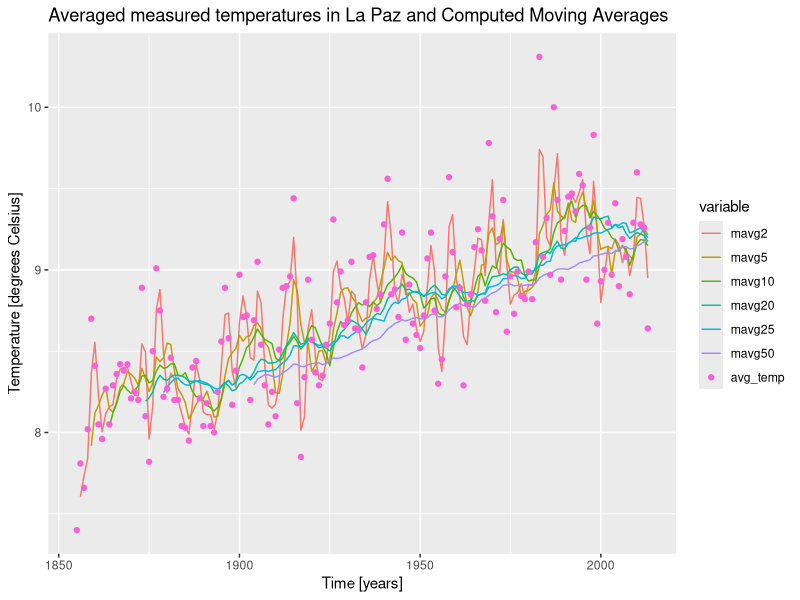
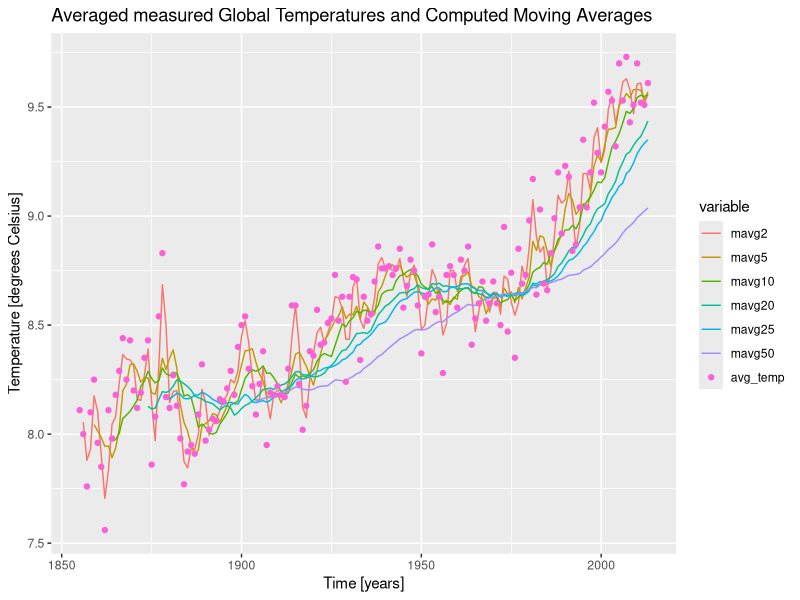
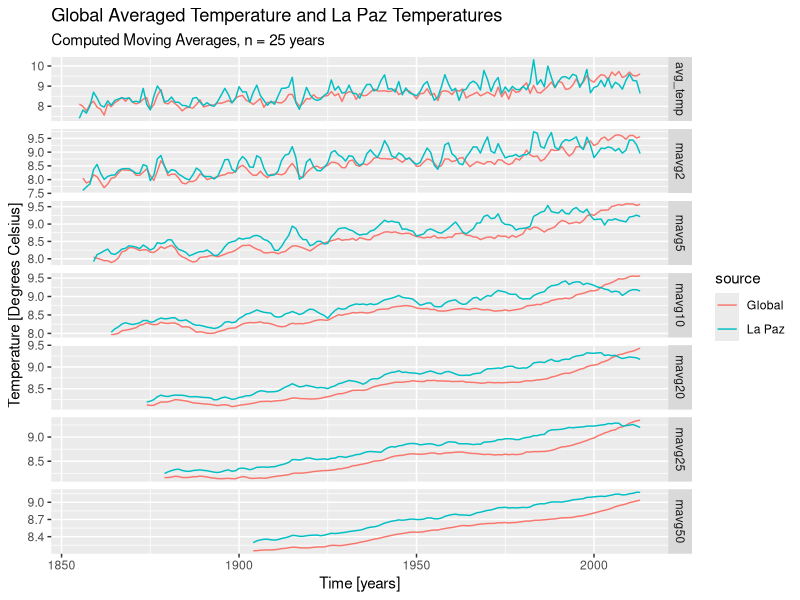
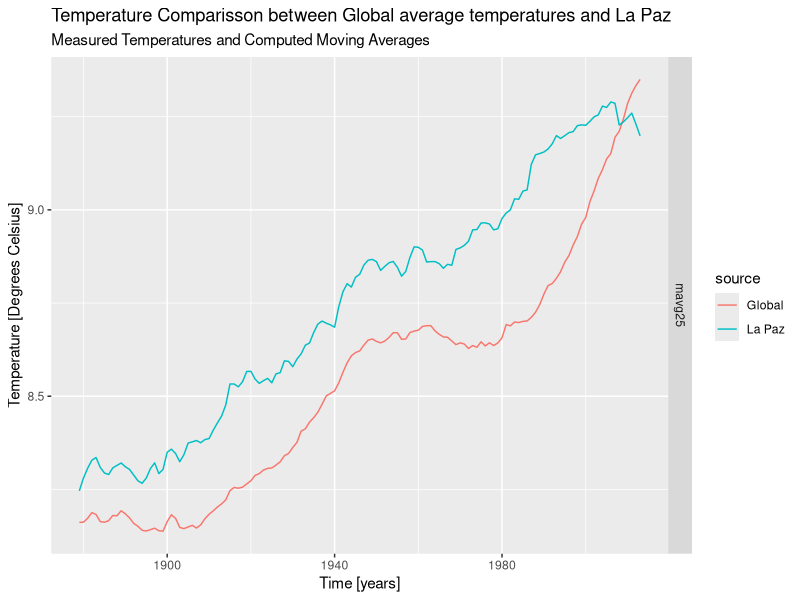
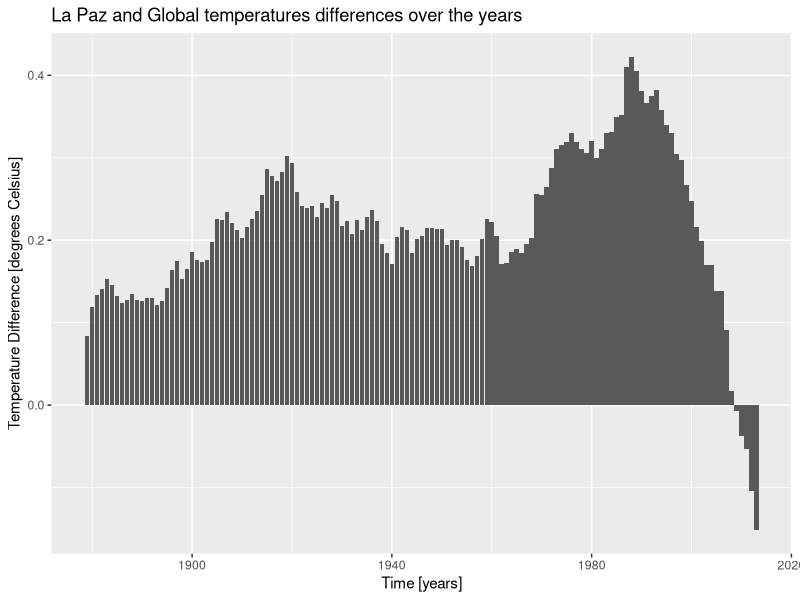
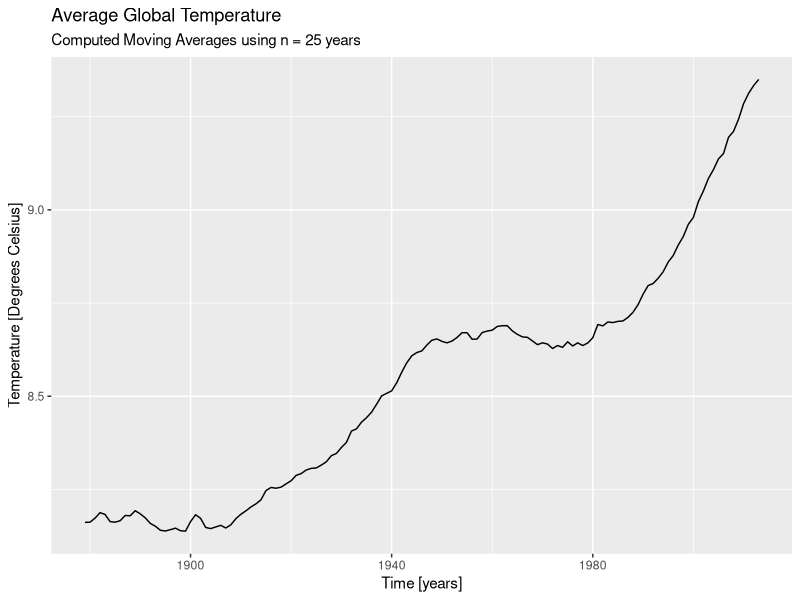

These figures' R source, in order:
## ---- chunk 1
knitr::opts_chunk$set(echo = TRUE)
## ---- chunk 2
global_data <- read.csv(file = "Global_Weather.csv", header = TRUE, sep = ",")

lapaz_data <- read.csv(file = "LaPaz_Weather.csv", header = TRUE, sep = ",")
## ---- chunk 3
#table sizes

dim(global_data)

dim(lapaz_data)

#table details

str(global_data)

str(lapaz_data)
## ---- chunk 4
#compute the moving average for a number of time ranges

n <- c(2, 5, 10, 20, 25, 50)

#moving averages for La Paz city

for (i in 1:length(n)){
  column_name <- paste("mavg", n[i], sep = "")
  new_data <- rep(0, nrow(lapaz_data))
  for (j in 1:(nrow(lapaz_data)-n[i]+1)){
    new_data[j+n[i]-1] <- sum(lapaz_data$avg_temp[j:(j+n[i]-1)])/n[i]
  }
  lapaz_data[ , ncol(lapaz_data) + 1] <- new_data
  colnames(lapaz_data)[ncol(lapaz_data)] <- column_name
}


#moving average for global data

for (i in 1:length(n)){
  column_name <- paste("mavg", n[i], sep = "")
  new_data <- rep(0, nrow(global_data))
  for (j in 1:(nrow(global_data)-n[i]+1)){
    new_data[j+n[i]-1] <- sum(global_data$avg_temp[j:(j+n[i]-1)])/n[i]
  }
  global_data[ , ncol(global_data) + 1] <- new_data
  colnames(global_data)[ncol(global_data)] <- column_name
}
## ---- chunk 5
head(lapaz_data)

head(global_data)
## ---- chunk 6
#a new dataframe is created, with the following  columns: year, source, 
#variable, value

library(reshape2)

lapaz_computeddata <- melt(lapaz_data, id = c("year", 
                                              "city", 
                                              "country"))

#rename the column names
names(lapaz_computeddata) <- c("year", 
                               "source", 
                               "country", 
                               "variable", 
                               "value")

#drop the column "country" because is no longer necessary

lapaz_computeddata <- subset(lapaz_computeddata, select = c("year", 
                                                            "source",
                                                            "variable", 
                                                            "value"))

#we do the same for the global dataframe

global_computeddata <- melt(global_data, id = c("year"))

#add the column "source

global_computeddata$source <- "Global"

#reorder the DataFrame 

global_computeddata <- global_computeddata[ , c(1, 4, 2, 3)]

#bind both dataframes

alldata <- rbind(lapaz_computeddata, global_computeddata)
## ---- chunk 7
library(ggplot2)
library(dplyr)
## ---- chunk 8
lapaz_avg_temp <- lapaz_computeddata %>% 
  filter(variable == "avg_temp", value > 0)

lapaz_computeddata %>% 
  filter(variable != "avg_temp", value > 0) %>% 
  ggplot (aes(x = year, y = value, color = variable)) + 
  geom_line() +
  geom_point(data = lapaz_avg_temp, aes(x = year, y = value)) +
  ggtitle("Averaged measured temperatures in La Paz and Computed Moving Averages") +
  xlab("Time [years]") +
  ylab("Temperature [degrees Celsius]")
## ---- chunk 9
global_avg_temp <- global_computeddata %>% 
  filter(variable == "avg_temp", value > 0)

global_computeddata %>% filter(variable != "avg_temp", value > 0) %>%
  ggplot(aes(x = year, y = value, color = variable)) +
  geom_line() +
  geom_point(data = global_avg_temp, aes(x = year, y = value)) +
  ggtitle("Averaged measured Global Temperatures and Computed Moving Averages") +
  xlab("Time [years]") + 
  ylab("Temperature [degrees Celsius]")
## ---- chunk 10
alldata %>% 
  filter(value > 0) %>%
  ggplot( aes(x = year, y =value, color = source)) +
  geom_line() + 
  facet_grid(variable~., scales = "free") +
  ggtitle("Global Averaged Temperature and La Paz Temperatures", 
          subtitle = "Computed Moving Averages, n = 25 years") +
  xlab("Time [years]") + 
  ylab("Temperature [Degrees Celsius]")
## ---- chunk 11
alldata %>% 
  filter(value > 0, variable == "mavg25") %>%
  ggplot( aes(x = year, y =value, color = source)) +
  geom_line() + 
  facet_grid(variable~., scales = "free") +
  ggtitle("Temperature Comparisson between Global average temperatures and La Paz", 
          subtitle = "Measured Temperatures and Computed Moving Averages") +
  xlab("Time [years]") + 
  ylab("Temperature [Degrees Celsius]")
## ---- chunk 12
#a new dataframe is built
mavg25 <- data.frame(year = lapaz_data$year, lapaz_mavg25 = lapaz_data$mavg25, 
                     global_mavg25 = global_data$mavg25)

#the difference is defined as La Paz - Global mvag25 temperatures
mavg25$difference <- mavg25$lapaz_mavg25 - mavg25$global_mavg25

mavg25 %>% 
  filter(lapaz_mavg25 > 0, global_mavg25 > 0) %>%
  ggplot(aes(x = year, y = difference)) +
  geom_col() +
  ggtitle("La Paz and Global temperatures differences over the years") +
  xlab("Time [years]") +
  ylab("Temperature Difference [degrees Celsius]")
## ---- chunk 13
alldata %>% filter(value > 0, variable == "mavg25", source == "Global") %>%
  ggplot( aes(x = year, y =value)) +
  geom_line() + 
  ggtitle("Average Global Temperature", 
          subtitle = "Computed Moving Averages using n = 25 years") +
  xlab("Time [years]") + 
  ylab("Temperature [Degrees Celsius]")
